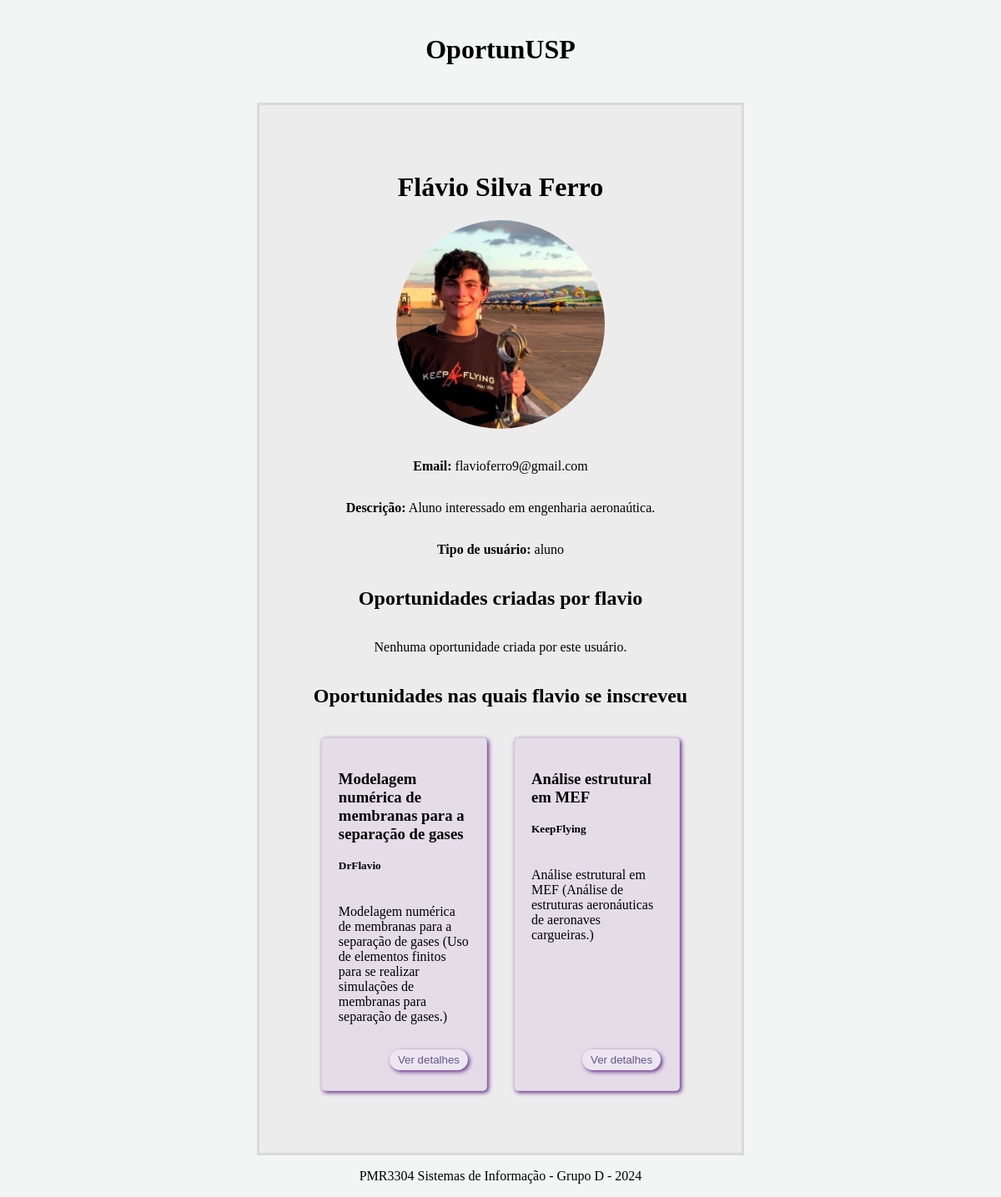
/profiles/13/, run on the app's committed database.
### oportunidades/models.py (models this page shows, shortened)
class Profile(models.Model):
    USER_TYPES = (
        ('aluno', 'Aluno'),
        ('professor', 'Professor'),
        ('laboratorio', 'Laboratório'),
        ('grupo_extensao', 'Grupo de Extensão'),
    )
    user = models.OneToOneField(User, on_delete=models.CASCADE, related_name='profile')
    description = models.TextField(blank=True, null=True)
    profile_pic = models.ImageField(upload_to='profile_pics/', default='profile_pics/default.jpg')
    user_type = models.CharField(max_length=50, choices=USER_TYPES, default='aluno')  # Campo para escolher o tipo de usuário
    full_name = models.CharField(max_length=255, blank=True, null=True)

class Opportunity(models.Model):
    title = models.CharField(max_length=255)
    description = models.TextField()
    posted_by = models.ForeignKey(User, on_delete=models.CASCADE, related_name='posted_opportunities')  # Quem publicou
    category = models.CharField(max_length=100)  # Área da pesquisa
    date_posted = models.DateTimeField(auto_now_add=True)
    is_active = models.BooleanField(default=True)  # Se a oportunidade está ativa
    subscribers = models.ManyToManyField(User, related_name='subscribed_opportunities', blank=True)  # Usuários inscritos

### oportunidades/views.py (the view)
# urls.py: path('profiles/<int:pk>/', views.profile_detail, name='profile_detail'),
def profile_detail(request, pk):
    profile = get_object_or_404(Profile, user__id=pk)
    created_opportunities = Opportunity.objects.filter(posted_by=profile.user)
    subscribed_opportunities = Opportunity.objects.filter(subscribers=profile.user)
    return render(request, 'oportunidades/profile_detail.html', {
        'profile': profile,
        'created_opportunities': created_opportunities,
        'subscribed_opportunities': subscribed_opportunities,
    })

### oportunidades/templates/oportunidades/profile_detail.html
{% extends 'base_generic.html' %}
{% block content %}
<h1>{{ profile.full_name }}</h1>
{% if profile.profile_pic %}
<div class="profile-picture-container">
    <img src="{{ profile.profile_pic.url }}" alt="Foto de perfil" style="width: 250px; height: 250px; border-radius: 50%; object-fit: cover;">
</div>
{% endif %}
<p><strong>Email:</strong> {{ profile.user.email }}</p>
<p><strong>Descrição:</strong> {{ profile.description }}</p>
<p><strong>Tipo de usuário:</strong> {{ profile.user_type }}</p>
<h2>Oportunidades criadas por {{ profile.user.username }}</h2>
<section class="opportunities_list">
    {% for opportunity in created_opportunities %}
    <article class="card">
        <h3>{{ opportunity.title }}</h3>
        <h5 style="margin-top: 0;">{{ opportunity.posted_by }}</h5>
        <p>{{ opportunity.title }} ({{ opportunity.description }})</p>
        <div id="card_lower_section">
            <a href="{% url 'opportunity_detail' opportunity.pk %}">
                <button class="button_variation">Ver detalhes</button>
            </a>
        </div>
    </article>
    {% empty %}
        <p>Nenhuma oportunidade criada por este usuário.</p>
    {% endfor %}
</section>
<h2>Oportunidades nas quais {{ profile.user.username }} se inscreveu</h2>
<section class="opportunities_list">
    {% for opportunity in subscribed_opportunities %}
    <article class="card">
        <h3>{{ opportunity.title }}</h3>
        <h5 style="margin-top: 0;">{{ opportunity.posted_by }}</h5>
        <p>{{ opportunity.title }} ({{ opportunity.description }})</p>
        <div id="card_lower_section">
            <a href="{% url 'opportunity_detail' opportunity.pk %}">
                <button class="button_variation">Ver detalhes</button>
            </a>
        </div>
    </article>
    {% empty %}
        <p>{{ profile.user.username }} não está inscrito em nenhuma oportunidade.</p>
    {% endfor %}
</section>
{% endblock %}

### oportunidades/static/style.css (style rules this page uses)
:root { --button-color:#ECE6F0; --button-hoverColor: #652a8c; --background-color: #F3F5F4; --header-color: #F3F5F4; --nav_color: #6e55a6 ; --content-color: #ececec; --accent-color: #ffffff; --border-color: #00000015; --text-dark:#65558F; --card-background: #e4dde8; }
body { height: 100vh; display: flex; flex-direction: column; background-color: var(--background-color); align-items: center; flex-grow: 1; padding:1%; }
button { background-color: var(--button-color); border: none; color: white; padding: 15px 32px; text-align: center; margin: 4px 2px; border-radius: 12px; transition: background-color 0.3s ease; color: var(--text-dark); box-shadow: 2px 2px 5px var(--button-hoverColor); }
.button_variation { background-color: var(--button-color); border: none; color: white; padding: 5px 10px; text-align: center; margin: 4px 2px; border-radius: 25px; transition: background-color 0.3s ease; color: var(--text-dark); box-shadow: 2px 2px 5px var(--button-hoverColor); }
.opportunities_list { display: flex; flex-direction: row; flex-wrap: wrap; justify-content: space-around; }
.card { display: flex; flex-direction: column; border: 1px solid var(--border-color); border-radius: 5px; box-shadow: 2px 2px 5px var(--button-hoverColor); margin: 1rem; padding: 1.25rem; width: 15cap; background-color: var(--card-background); }
#card_lower_section { display: flex; justify-content: end; padding-top:10px; align-items: end; flex-grow: 1; }
.profile-picture-container { display: flex; justify-content: center; margin-bottom: 20px; }

### data on the page
Profile: full_name "Flávio Silva Ferro", profile_pic (picture), user.email "flavioferro9@gmail.com", description "Aluno interessado em engenharia aeronaútica.", user_type "aluno", user.username "flavio"
Opportunity: title "Modelagem numérica de membranas para a separação de gases", posted_by "DrFlavio", description "Uso de elementos finitos para se realizar simulações de membranas para separação de gases."
Opportunity: title "Análise estrutural em MEF", posted_by "KeepFlying", description "Análise de estruturas aeronáuticas de aeronaves cargueiras."
